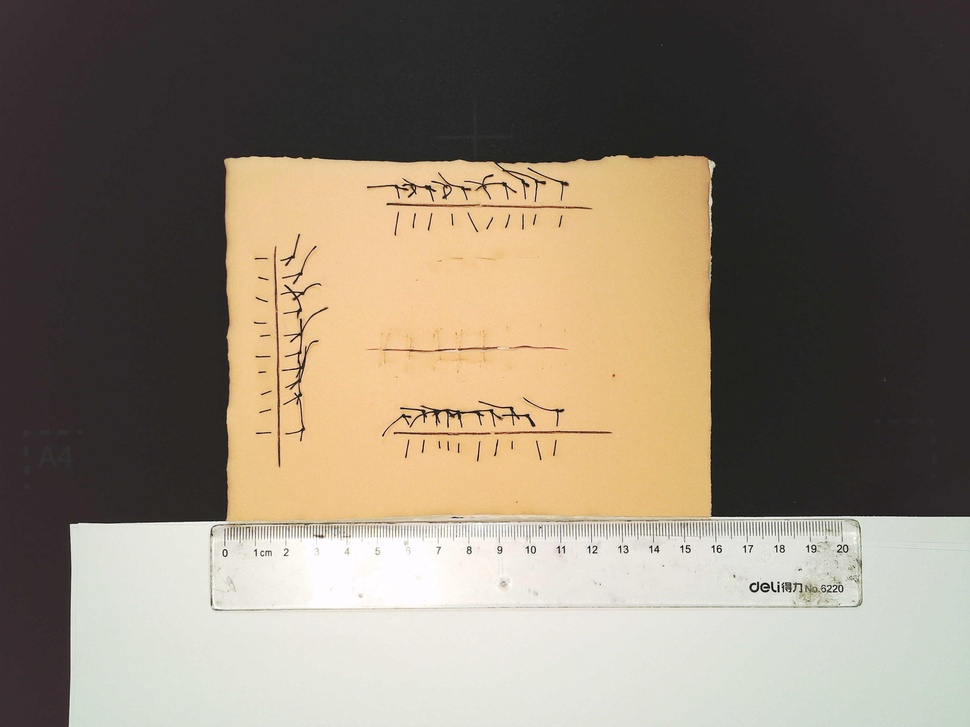
#> input picture backend/temp/4187eb7b-63e2-4b50-a3d4-481c19bbae82.jpg, 970 x 727 px, shrunk from 4328 x 3246 before the run
$ python -i image_utils.py   (imports and definitions only)
#> lines starting #> are read from the running program, lines starting #| are printed output that depends on the picture; after the words box and inside, x2 and y2 are one past the last pixel; in counts of white or black regions, pixels touching at a corner belong together
import random
import cv2
import numpy as np

# 比例尺：14 ± 0.5 像素/毫米（随机）
def _random_scale() -> float:
    return round(random.uniform(13.5, 14.5), 2)

def calculate_scale(image_path: str) -> float:
    """
    Detects the ruler in the image and calculates pixels per mm.
    For this prototype, we will use a heuristic approach:
    1. Convert to grayscale and blur.
    2. Edge detection.
    3. Find contours.
    4. Look for a large rectangular contour (the ruler).
    5. If found, assume the ruler width or markings represent a known distance.

    Fallback: Return a default scale if detection fails.
    """
    try:
        img = cv2.imread(image_path)
#> img is the input picture: shape (727, 970, 3); mean B, G, R 110.3, 125.9, 137
        if img is None:
            raise ValueError("Could not read image")

        gray = cv2.cvtColor(img, cv2.COLOR_BGR2GRAY)
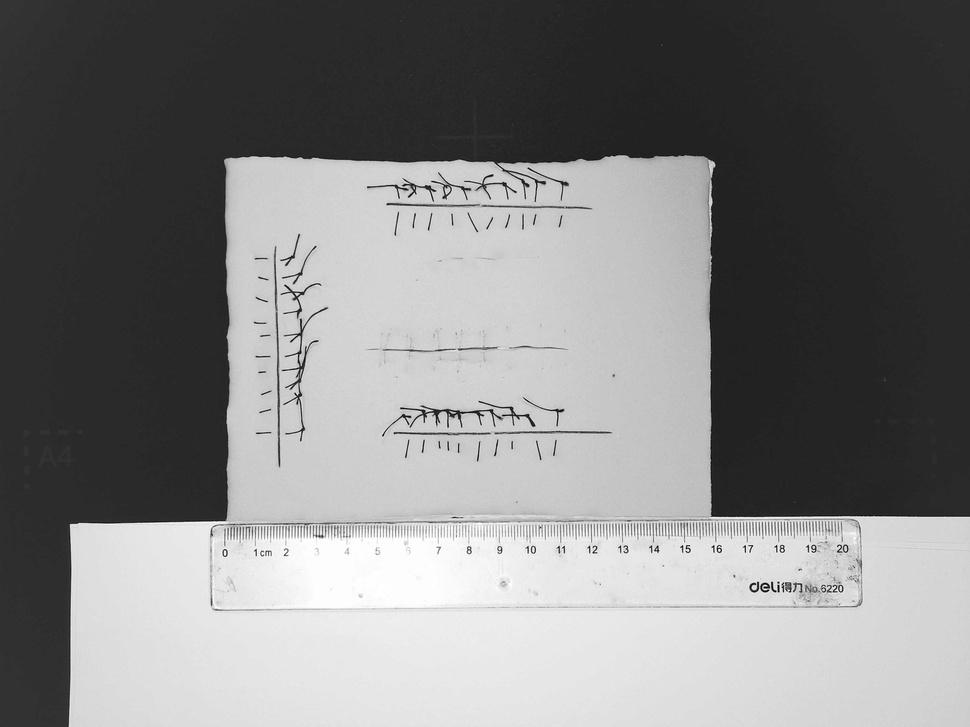
#> gray: shape (727, 970); min 0, max 255, mean 127.5
        blur = cv2.GaussianBlur(gray, (5, 5), 0)
        edges = cv2.Canny(blur, 50, 150)
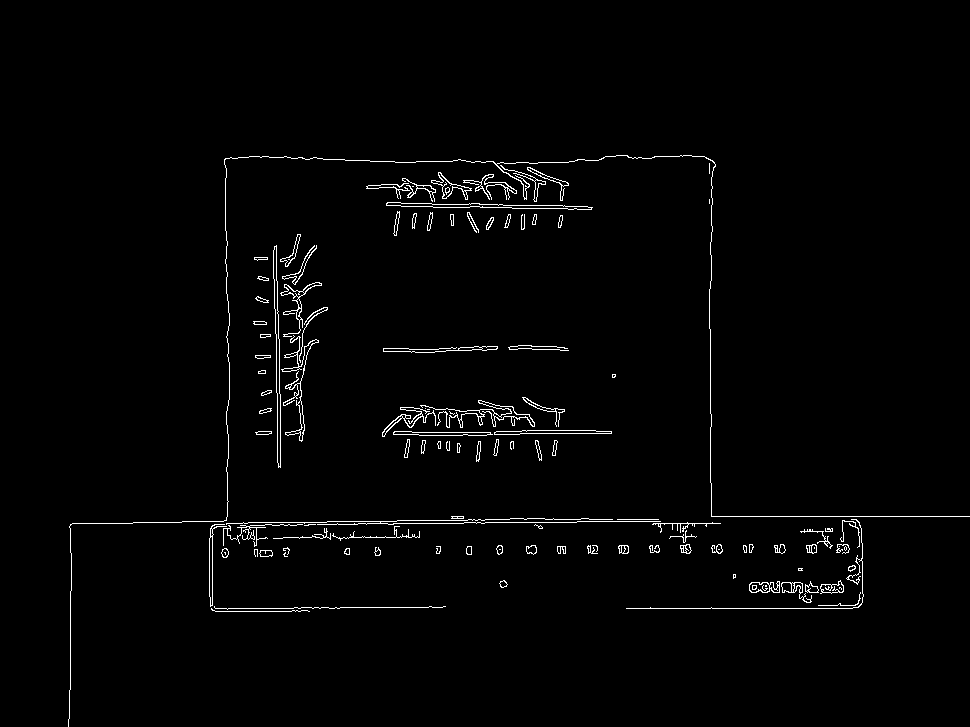
#> edges: shape (727, 970); 1.6% white in thin lines or dots, all inside (x1, y1, x2, y2) = (68, 155, 970, 727)

        contours, _ = cv2.findContours(edges, cv2.RETR_EXTERNAL, cv2.CHAIN_APPROX_SIMPLE)
#> contours = 109 contours, 40 with area under 20; largest, box (x1, y1, x2, y2) and area: (273, 245, 281, 468) 642, (386, 202, 593, 210) 594, (420, 400, 535, 428) 344, (494, 430, 612, 435) 331, (281, 335, 319, 442) 317

        # Sort contours by area
        contours = sorted(contours, key=cv2.contourArea, reverse=True)

        ruler_contour = None
        for cnt in contours:
            # Approximate the contour
            peri = cv2.arcLength(cnt, True)
            approx = cv2.approxPolyDP(cnt, 0.02 * peri, True)

            # If it has 4 points, it might be our ruler
            if len(approx) == 4:
                area = cv2.contourArea(cnt)
                if area > 10000: # Filter small noise
                    ruler_contour = approx
                    break
#> this loop made 109 passes
#> (peri, approx, area) on passes 32, 58: (43.07, [[409, 439], [407, 439], [404, 457], [407, 457]], 48.5), (27.41, [[450, 214], [451, 225], [453, 225], [453, 214]], 27.5)
#> (peri, area) on passes 65 to 66: (801.2, 25.5), (25.41, 25.5)

        if ruler_contour is not None:
            # Calculate width in pixels
            # This is a simplification. In a real app, we'd read the ticks.
            # Here we assume the ruler in the image is a standard width or we just use a fixed heuristic
            # for the demo based on the image size.

            # For the prototype, let's assume the ruler is the white object at the bottom.
            # And let's assume 1cm (10mm) is roughly 100-200 pixels depending on resolution.

            return _random_scale()

        return _random_scale()

    except Exception as e:
        print(f"Error in scale calculation: {e}")
        return _random_scale()

>>> result = calculate_scale('../temp/4187eb7b-63e2-4b50-a3d4-481c19bbae82.jpg')
